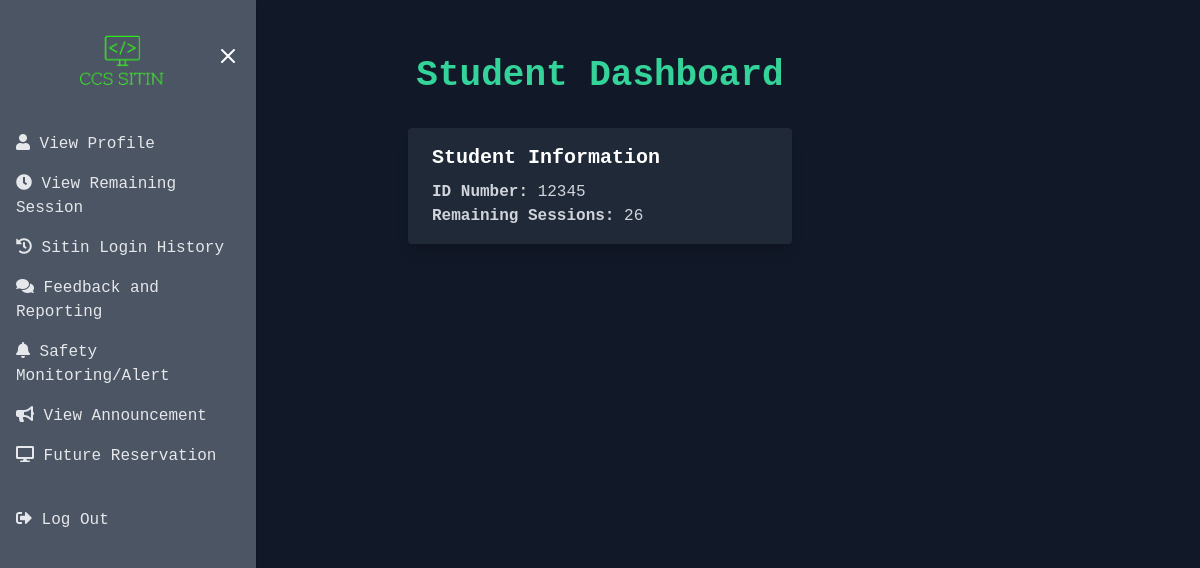
The page /view_remaining.php (signed in) on the database as committed earlier.
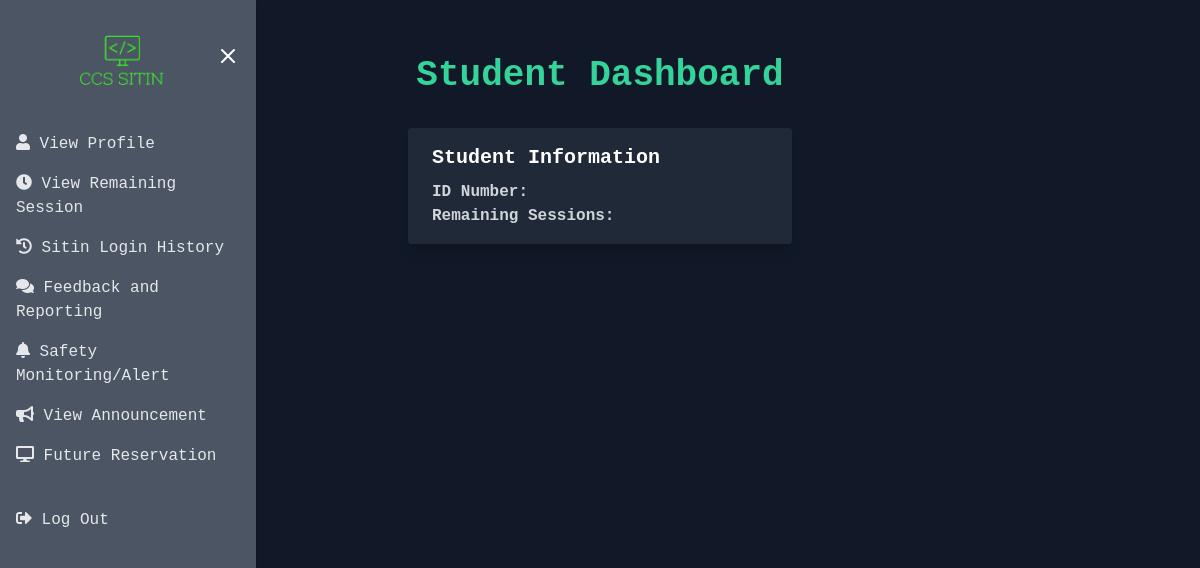
The same page on the database as committed later.
### tables this page shows
CREATE TABLE sitin_student (
    id INTEGER PRIMARY KEY AUTOINCREMENT,
    id_number TEXT,
    firstname TEXT,
    lastname TEXT,
    purpose TEXT,
    lab TEXT,
    remaining_sessions INTEGER,
    time_in TEXT,
    time_out TEXT,
    status TEXT
);

### view_remaining.php (the view, shortened to what this page needs)
<!DOCTYPE html>
<html lang="en">
<head>
  <link href="https://cdn.jsdelivr.net/npm/tailwindcss@2.2.16/dist/tailwind.min.css" rel="stylesheet">
  <link href="https://cdnjs.cloudflare.com/ajax/libs/font-awesome/5.15.4/css/all.min.css" rel="stylesheet">
</head>
<body class="flex min-h-screen bg-gray-900 font-mono text-white">
  <div class="fixed inset-y-0 w-64 bg-white shadow pt-5 h-screen overflow-auto transition duration-300 ease-in-out bg-gray-600 text-white" id="sidebar">
    <div class="flex items-center justify-between px-4 mb-6 ">
      <div class="flex items-center">
        &nbsp;&nbsp;&nbsp;&nbsp;&nbsp;<a href="student_dashboard.php">
        <img src="img/logo.png" alt="Logo" class="h-20 mr-4" />
    </a>
      </div>
      <div>
        <button id="close-menu" class="focus:outline-none">
          <svg class="h-6 w-6 text-white hover:text-gray-900" viewBox="0 0 24 24" fill="none" xmlns="http://www.w3.org/2000/svg">
            <path d="M6 18L18 6M6 6L18 18" stroke="currentColor" stroke-width="2" stroke-linecap="round" stroke-linejoin="round"></path>
          </svg>
        </button>
      </div>
    </div>
    <ul class="mt-6 bg-gray-600">
      <li>
        <a href="profile.php" class="text-gray-200 hover:text-white hover:bg-gray-400 font-medium px-4 py-2 rounded-md block">
          <i class="fas fa-user"></i> View Profile
        </a>
      </li>
      <li>
        <a href="view_remaining.php" class="text-gray-200 hover:text-white hover:bg-gray-400 font-medium px-4 py-2 rounded-md block">
          <i class="fas fa-clock"></i> View Remaining Session
        </a>
      </li>
      <li>
        <a href="history.php" class="text-gray-200 hover:text-white font-medium hover:bg-gray-400 px-4 py-2 rounded-md block active">
          <i class="fas fa-history"></i> Sitin Login History
        </a>
      </li>
      <li>
        <a href="feedback.php" class="text-gray-200 hover:text-white hover:bg-gray-400 font-medium px-4 py-2 rounded-md block">
        <i class="fas fa-comments"></i> Feedback and Reporting
        </a>
      </li>
      <li>
        <a href="safety.php" class="text-gray-200 hover:text-white hover:bg-gray-400 font-medium px-4 py-2 rounded-md block">
        <i class="fas fa-bell"></i> Safety Monitoring/Alert
        </a>
      </li>
      <li>
        <a href="view_a.php" class="text-gray-200 hover:text-white hover:bg-gray-400 font-medium px-4 py-2 rounded-md block">
        <i class="fa fa-bullhorn"></i> View Announcement
        </a>
      </li>
      <li>
        <a href="reservation.php" class="text-gray-200 hover:text-white hover:bg-gray-400 font-medium px-4 py-2 rounded-md block">
          <i class="fas fa-desktop"></i> Future Reservation
        </a>
      </li>
      <br>
      <li>
        <a href="login.php" class="text-gray-200 hover:text-white hover:bg-gray-400 font-medium px-4 py-2 rounded-md block">
          <i class="fas fa-sign-out-alt"></i> Log Out
        </a>
      </li>
    </ul>
  </div>
  <div class="flex-1 px-8 py-6">
    <button id="menu-toggle" class="focus:outline-none">
    </button>
    <center>
      <h2 class="text-4xl font-semibold mb-6 text-green-400">Student Dashboard</h2>
    </center>
    <div class="mt-8">
      <table class="min-w-full divide-y divide-gray-200">
        <tbody class="bg-gray-900 divide-y divide-gray-200">
        <?php
          $current_id_number = $_SESSION['id_number'];
          $database = new SQLite3('sitin.db');
          $sql = "SELECT id_number, remaining_sessions FROM sitin_student WHERE id_number = :id_number";
          $stmt = $database->prepare($sql);
          $stmt->bindValue(':id_number', $current_id_number, SQLITE3_TEXT);
          $result = $stmt->execute();
          if ($result) {
              $row = $result->fetchArray(SQLITE3_ASSOC);
              echo "<div class='max-w-sm mx-auto bg-gray-800 rounded overflow-hidden shadow-lg'>";
              echo "<div class='px-6 py-4'>";
              echo "<div class='font-bold text-xl mb-2 text-white'>Student Information</div>";
              echo "<p class='text-gray-300'><strong>ID Number:</strong> " . $row["id_number"] . "</p>";
              echo "<p class='text-gray-300'><strong>Remaining Sessions:</strong> " . $row["remaining_sessions"] . "</p>";
              echo "</div>";
              echo "</div>";
          } else {
              echo "<p class='text-center text-gray-300'>No results found</p>";
          }
          ?>
        </tbody>
      </table>
    </div>
  </div>
</body>
</html>

Rows that differ between the two databases and show on the page:
removed sitin_student: id_number "12345", remaining_sessions "26"
